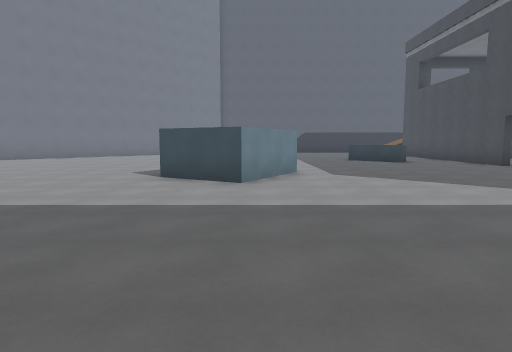
[1] (above)

24 first-person views from a walk through a Godot game level. The camera is 1.5 m above the floor, tilts 6° down and sees 75° across. The floor is counted in squares, 2 m on a side. Each view is taken from the middle of a square. On the plan, view 1 faces up. The plan holds only what a view shows up to about 11 squares ahead; the rest is blank. The place goes on beyond the plan. Characters and animated objects are left out.

[2]
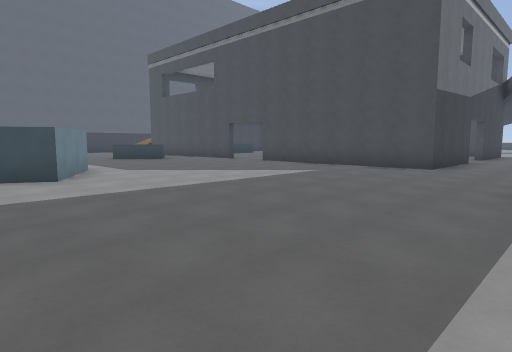

[3]
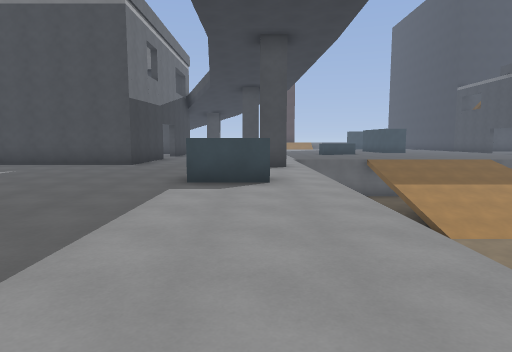

[4]
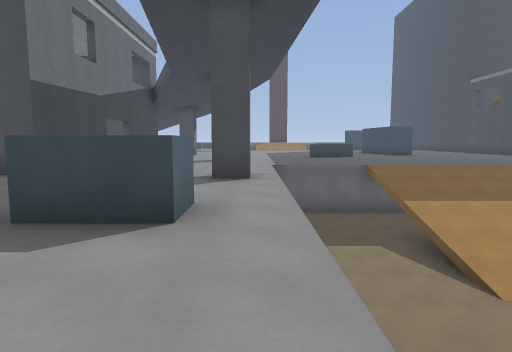

[5]
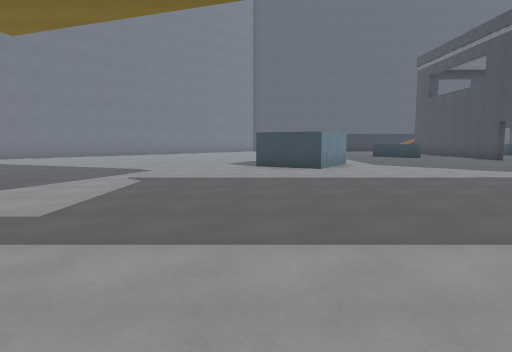

[6]
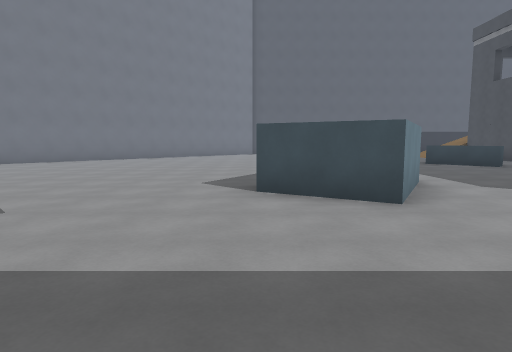

[7]
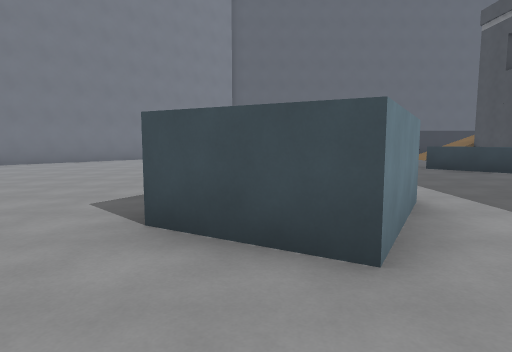

[8]
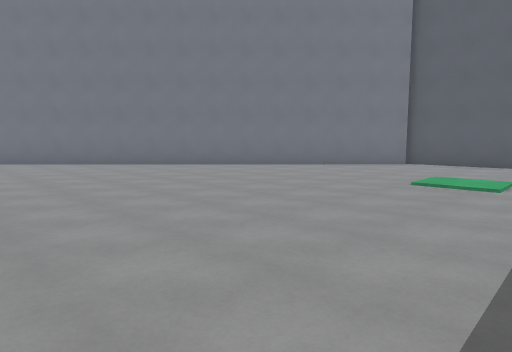

[9]
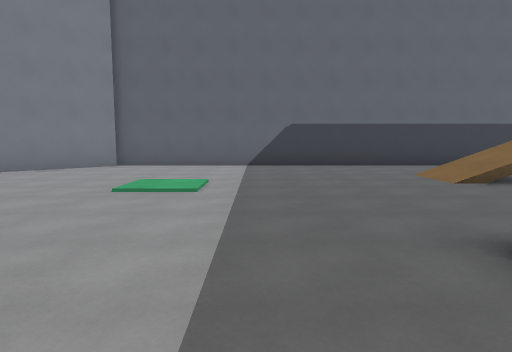

[10]
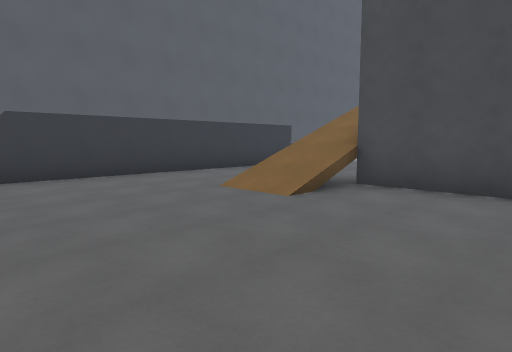

[11]
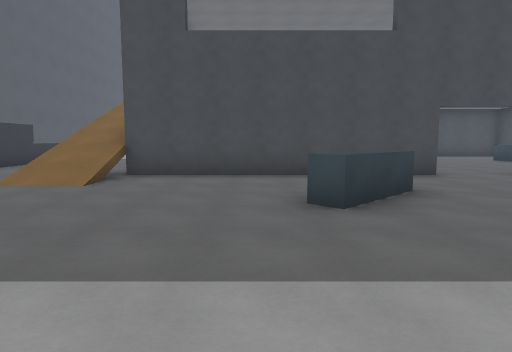

[12]
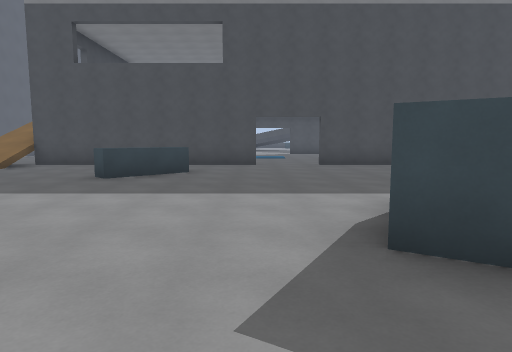

[13]
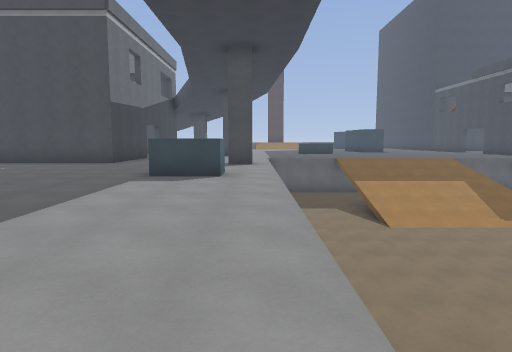

[14]
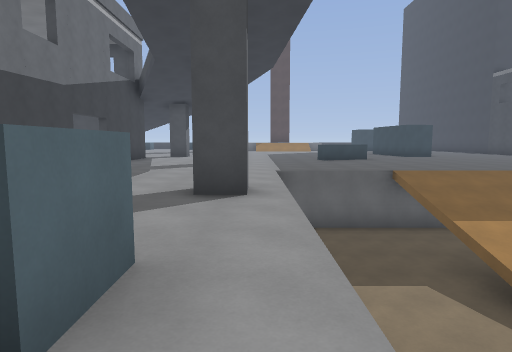

[15]
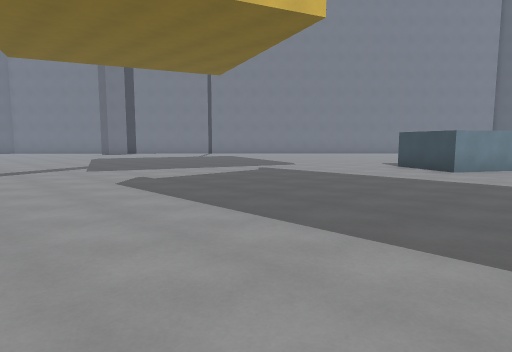

[16]
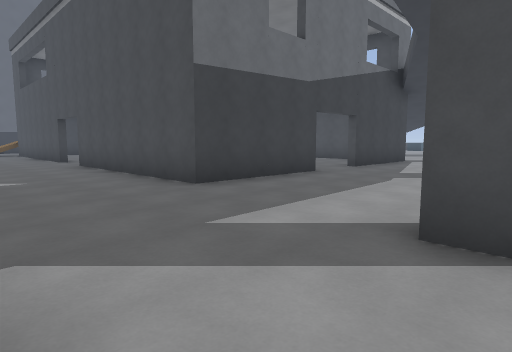

[17]
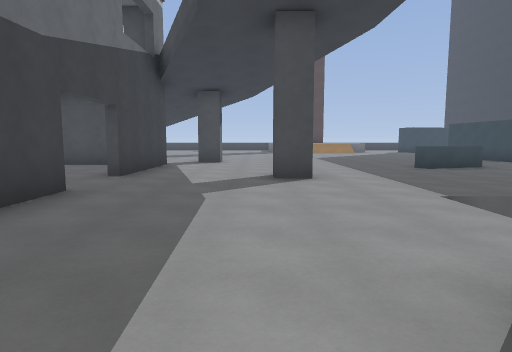

[18]
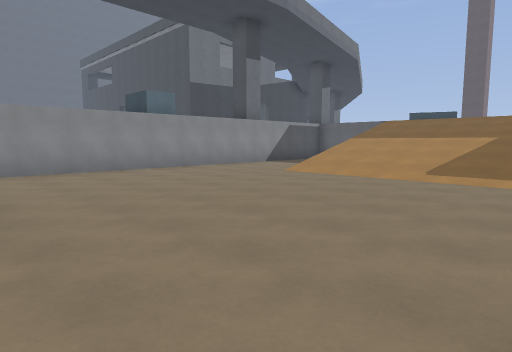

[19]
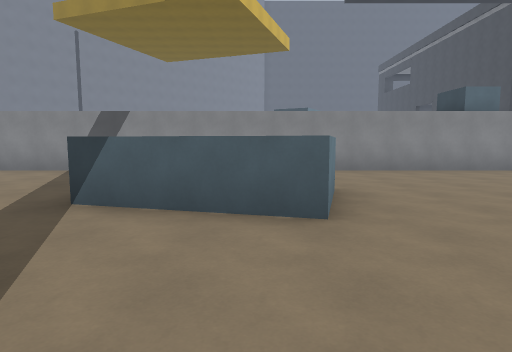

[20]
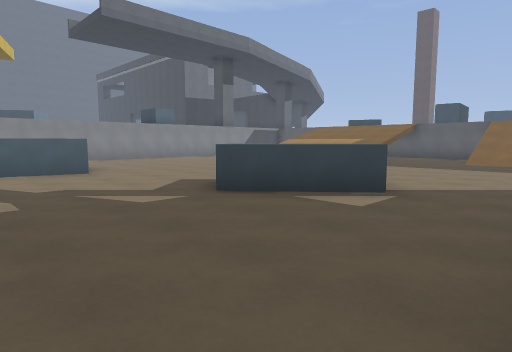

[21]
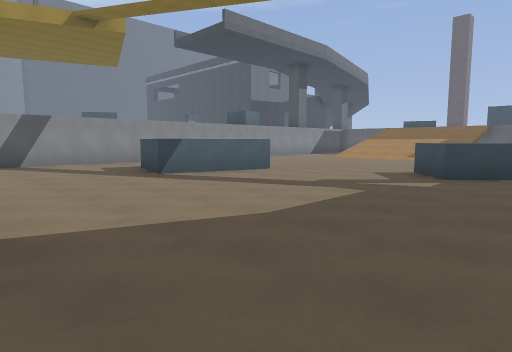

[22]
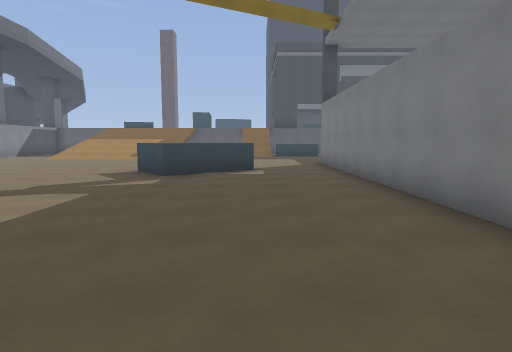

[23]
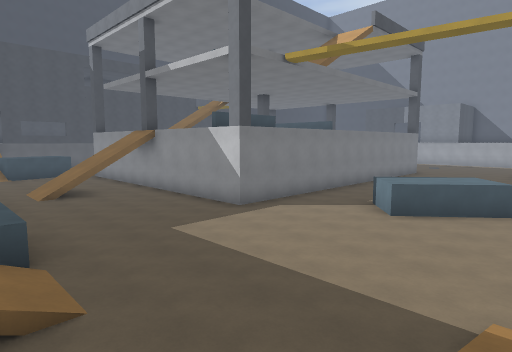

[24]
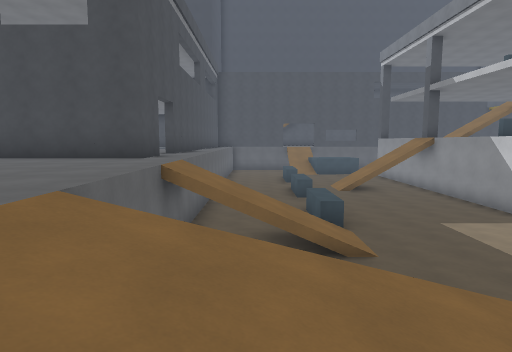

### Floor plan
Key: @ floor where view 1 was taken; # wall or solid block; . main floor; - floor 3 m lower than the main floor; / step, stairs or slope; = window, fence, low wall or low ledge; ^ raised ledge.
Columns run from 9 left of view 1 to 17 right of it. Each row starts with its distance up from view 1.
 22       ###############
 21      ##.............
 20     ##.............
 19     #............
 18    ##..........///.
 17   ##.........../#
 16  ##.............#
 15 ##..............#
 14 #...............#
 13 .............^..#
 12 ..............^.#
 11 ................#
 10  ...............#.
  9  .......#...........
  8 ........##......#....
  7 ........##......# ...
  6 .........#......#  ..
  5  ...............#        .#
  4  ...............#      ...#
  3   ..............#     ....#
  2  ...............#####..####
  1 ...........................
  0 .........@.................
 -1 ............# .............
 -2  ...........##........#.
 -3      ...........#..........
 -4 -----   -------     .......
 -5 -----   ------------.......
 -6  ----  -------------....^..
 -7  ---#  #------//////....#^
 -8  ---####------//////... ..
 -9  -------------//////...
-10  -------------//////...
-11  -------------//////...
-12  -------^-------    ..
-13 -------=^^-------   ..
-14 --------^^=---------...
-15 ---------^------////....
-16  ---------------^---#####
-17   --------------^---#
-18    #########----^---.
-19            #------ -#
-20            #----^-  #
-21            #----^
-22              ///^
-23              ///

Positions as (right, up) in squares from view 1, and headings:
1: (0, 0), facing up
2: (-2, -1), facing up-right
3: (-3, -2), facing right
4: (0, -3), facing right
5: (-2, -3), facing up
6: (-2, 2), facing up
7: (-1, 4), facing up
8: (2, 10), facing up-left
9: (2, 11), facing up
10: (2, 14), facing up-right
11: (0, 14), facing right
12: (-3, 10), facing right
13: (-4, -3), facing right
14: (2, -3), facing right
15: (2, -3), facing up-left
16: (4, -3), facing up-right
17: (6, -1), facing right
18: (-2, -12), facing up-right
19: (-3, -12), facing up
20: (-5, -17), facing up-right
21: (-9, -15), facing up-right
22: (-9, -15), facing right
23: (8, -11), facing down-left
24: (9, -9), facing down
